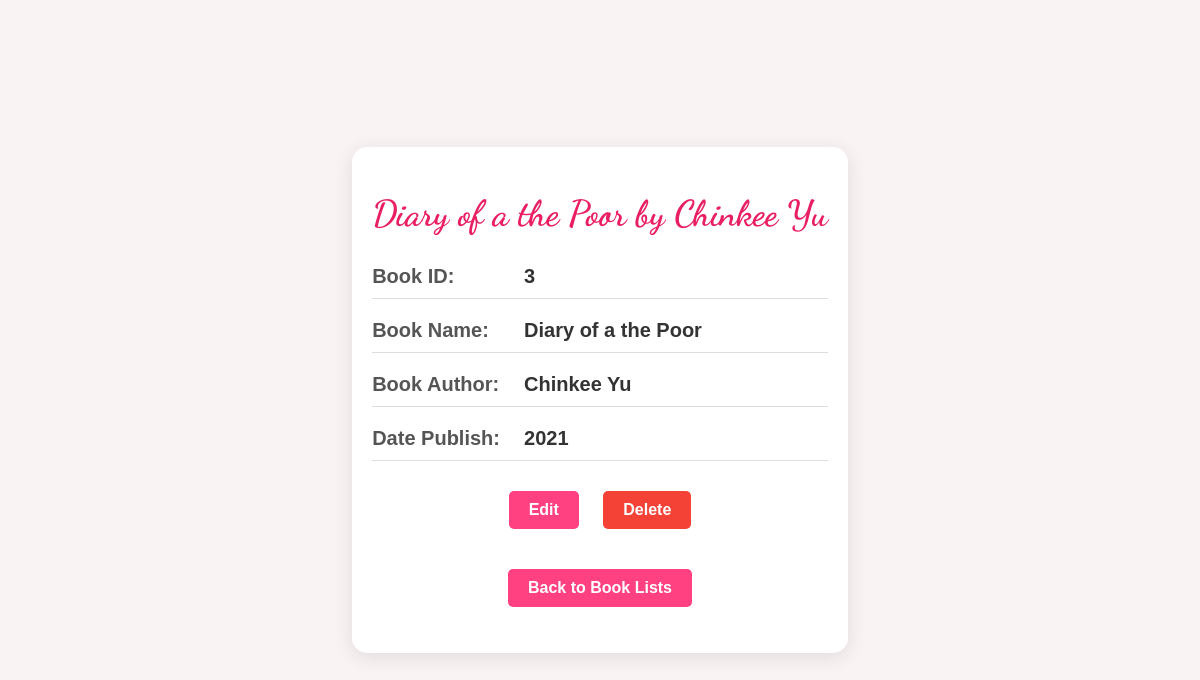
Screenshot of /books/details/1/ with the database file from the repository.
### books/models.py (models this page shows)
class Books(models.Model):
    book_id = models.CharField(max_length=255)
    book_name = models.CharField(max_length=255)
    book_author = models.CharField(max_length=255)
    date_publish = models.CharField(max_length=255)

### books/views.py (the view)
# urls.py: path('books/details/<int:id>/', views.details, name='details'),
def details(request, id):
    mybook = get_object_or_404(Books, id=id)  # This fetches the specific book or returns a 404 if not found
    context = {
        'mybook': mybook,  # Pass the single book to the template
    }
    return render(request, 'details.html', context)  # Render the template with the specific book

### books/templates/details.html (shortened to what this page needs)
{% extends "master.html" %}
{% block content %}
<div class="container">
    <h1 class="welcome-title">{{ mybook.book_name }} by {{ mybook.book_author }}</h1>
    <div class="detail-item">
        <span class="label">Book ID:</span>
        <span class="value"><strong>{{ mybook.book_id }}</strong></span>
    </div>
    <div class="detail-item">
        <span class="label">Book Name:</span>
        <span class="value"><strong>{{ mybook.book_name }}</strong></span>
    </div>
    <div class="detail-item">
        <span class="label">Book Author:</span>
        <span class="value"><strong>{{ mybook.book_author }}</strong></span>
    </div>
    <div class="detail-item">
        <span class="label">Date Publish:</span>
        <span class="value"><strong>{{ mybook.date_publish }}</strong></span>
    </div>
    <div class="button-container">
        <a href="{% url 'edit_book' mybook.id %}" class="button">Edit</a>
        <a href="{% url 'delete_book' mybook.id %}" class="button button-delete" onclick="return confirm('Are you sure you want to delete this book?');">Delete</a>
    </div>
    <p class="button-container">
        <a href="{% url 'books' %}" class="button">Back to Book Lists</a>
    </p>
</div>
{% endblock %}

### books/templates/master.html (style rules this page uses)
body { background-color: #f9f3f3; font-family: 'Arial', sans-serif; color: #333; margin: 0; padding: 0; }
.container { text-align: center; padding: 20px; border-radius: 15px; box-shadow: 0 4px 20px rgba(0, 0, 0, 0.1); background-color: #ffffff; max-width: 800px; margin: auto; }
.welcome-title { font-size: 36px; font-family: 'Dancing Script', cursive; color: #e91e63; margin-bottom: 20px; }
.button-container { margin-top: 20px; }
.button { display: inline-block; padding: 10px 20px; margin: 10px; background-color: #ff4081; color: white; text-decoration: none; border-radius: 5px; font-weight: bold; transition: background-color 0.3s; }
body { font-family: 'Arial', sans-serif; margin: 20px; background-color: #f9f3f3; }
body { background-color: #f9f3f3; font-family: 'Arial', sans-serif; color: #333; margin: 0; padding: 0; display: flex; justify-content: center; align-items: center; height: 100vh; }
.container { text-align: center; padding: 20px; border-radius: 15px; box-shadow: 0 4px 20px rgba(0, 0, 0, 0.1); background-color: #ffffff; }
.container { text-align: center; padding: 20px; border-radius: 15px; box-shadow: 0 4px 20px rgba(0, 0, 0, 0.1); background-color: #ffffff; max-width: 600px; margin: auto; }
.detail-item { font-size: 20px; margin: 10px 0; }
.button { display: inline-block; padding: 10px 20px; background-color: #ff4081; color: white; text-decoration: none; border-radius: 5px; font-weight: bold; transition: background-color 0.3s; }
.button-delete { background-color: #f44336; }
.detail-item { display: flex; justify-content: space-between; padding: 10px 0; border-bottom: 1px solid #dddddd; }
.label { font-weight: bold; color: #555; flex: 1; text-align: left; }
.value { flex: 2; text-align: left; }

### rows the page displays
Books: book_name "Diary of a the Poor", book_author "Chinkee Yu", book_id "3", date_publish "2021"
